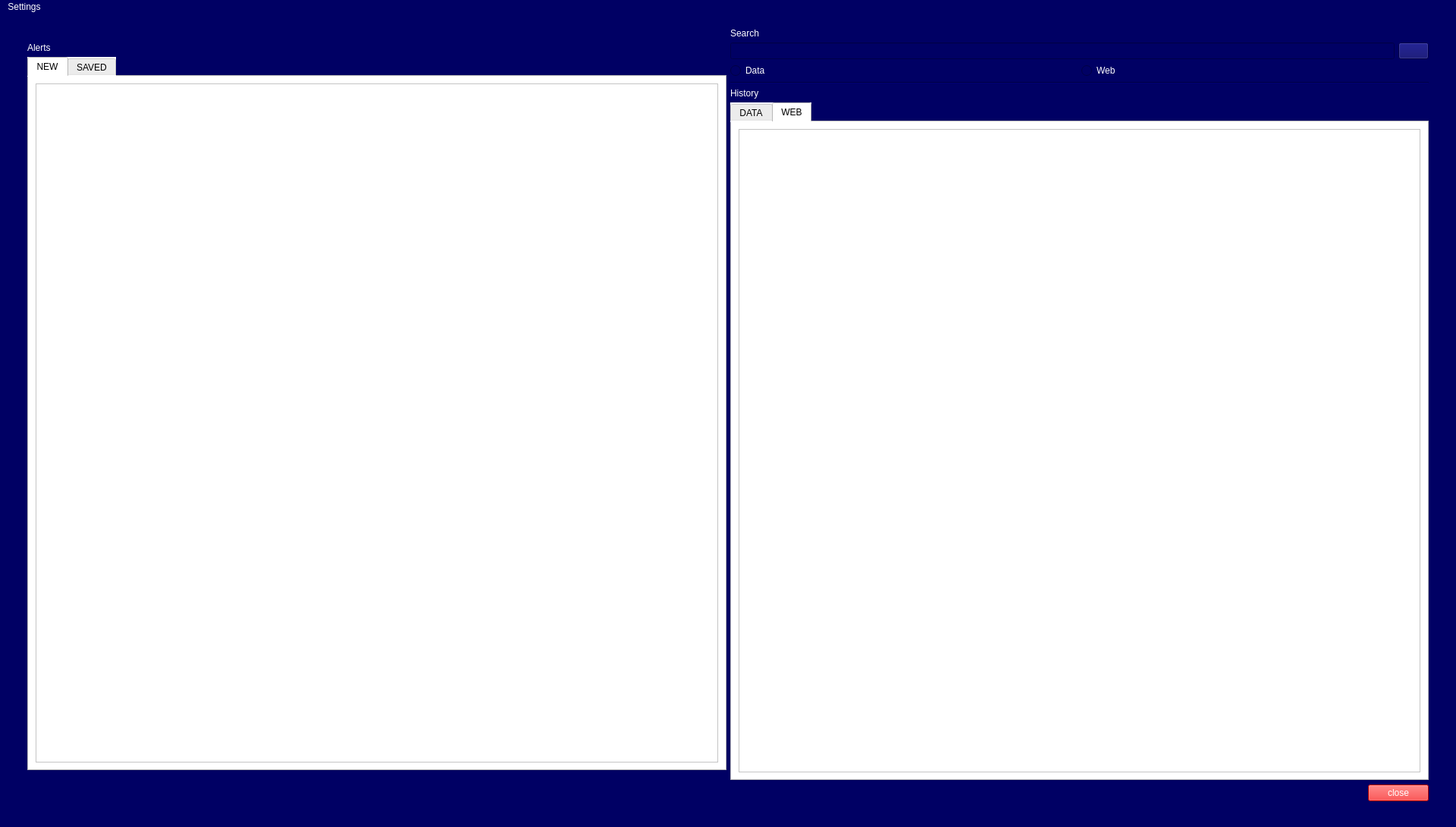
<?xml version="1.0" encoding="UTF-8"?>
<ui version="4.0">
 <class>MainWindow</class>
 <widget class="QMainWindow" name="MainWindow">
  <property name="geometry">
   <rect>
    <x>0</x>
    <y>0</y>
    <width>1920</width>
    <height>1090</height>
   </rect>
  </property>
  <property name="windowTitle">
   <string>MainWindow</string>
  </property>
  <property name="styleSheet">
   <string notr="true">background-color: rgb(0, 0, 100);
font: 12pt &quot;Tahoma&quot;;
color: rgb(255, 255, 255);
background-image: url(Facade.jpg);</string>
  </property>
  <widget class="QWidget" name="centralwidget">
   <layout class="QHBoxLayout" name="horizontalLayout_5">
    <property name="spacing">
     <number>5</number>
    </property>
    <property name="leftMargin">
     <number>36</number>
    </property>
    <property name="topMargin">
     <number>18</number>
    </property>
    <property name="rightMargin">
     <number>36</number>
    </property>
    <property name="bottomMargin">
     <number>12</number>
    </property>
    <item>
     <layout class="QVBoxLayout" name="verticalLayout">
      <property name="bottomMargin">
       <number>40</number>
      </property>
      <item>
       <widget class="QLabel" name="lblLogo">
        <property name="sizePolicy">
         <sizepolicy hsizetype="Minimum" vsizetype="Minimum">
          <horstretch>0</horstretch>
          <verstretch>0</verstretch>
         </sizepolicy>
        </property>
        <property name="maximumSize">
         <size>
          <width>80</width>
          <height>80</height>
         </size>
        </property>
        <property name="text">
         <string/>
        </property>
        <property name="pixmap">
         <pixmap>logo.png</pixmap>
        </property>
        <property name="scaledContents">
         <bool>true</bool>
        </property>
       </widget>
      </item>
      <item>
       <widget class="QLabel" name="label">
        <property name="styleSheet">
         <string notr="true">font: 14pt &quot;Tahoma&quot;;</string>
        </property>
        <property name="text">
         <string>Alerts</string>
        </property>
       </widget>
      </item>
      <item>
       <widget class="QTabWidget" name="alertsTabWidget">
        <property name="styleSheet">
         <string notr="true">color: rgb(0, 0, 0);
background-color: rgb(255, 255, 255);
font: 10pt &quot;Tahoma&quot;;
background-image:;</string>
        </property>
        <property name="currentIndex">
         <number>0</number>
        </property>
        <widget class="QWidget" name="newTab">
         <attribute name="title">
          <string>NEW</string>
         </attribute>
         <layout class="QHBoxLayout" name="horizontalLayout_3">
          <item>
           <widget class="QListWidget" name="newListWidget"/>
          </item>
         </layout>
        </widget>
        <widget class="QWidget" name="savedTab">
         <attribute name="title">
          <string>SAVED</string>
         </attribute>
         <layout class="QHBoxLayout" name="horizontalLayout_6">
          <item>
           <widget class="QListWidget" name="savedListWidget"/>
          </item>
         </layout>
        </widget>
       </widget>
      </item>
     </layout>
    </item>
    <item>
     <layout class="QVBoxLayout" name="verticalLayout_3">
      <item>
       <layout class="QVBoxLayout" name="verticalLayout_4">
        <item>
         <layout class="QVBoxLayout" name="verticalLayout_2">
          <item>
           <widget class="QLabel" name="label_2">
            <property name="styleSheet">
             <string notr="true">font: 14pt &quot;Tahoma&quot;;</string>
            </property>
            <property name="text">
             <string>Search</string>
            </property>
           </widget>
          </item>
          <item>
           <layout class="QHBoxLayout" name="horizontalLayout_2">
            <item>
             <widget class="QLineEdit" name="searchEdit"/>
            </item>
            <item>
             <widget class="QPushButton" name="searchButton">
              <property name="text">
               <string/>
              </property>
              <property name="icon">
               <iconset>
                <normaloff>images.png</normaloff>images.png</iconset>
              </property>
             </widget>
            </item>
           </layout>
          </item>
          <item>
           <layout class="QHBoxLayout" name="horizontalLayout">
            <item>
             <widget class="QRadioButton" name="dataButton">
              <property name="text">
               <string>Data</string>
              </property>
             </widget>
            </item>
            <item>
             <widget class="QRadioButton" name="webButton">
              <property name="text">
               <string>Web</string>
              </property>
             </widget>
            </item>
           </layout>
          </item>
          <item>
           <widget class="Line" name="line">
            <property name="orientation">
             <enum>Qt::Horizontal</enum>
            </property>
           </widget>
          </item>
         </layout>
        </item>
        <item>
         <widget class="QLabel" name="label_3">
          <property name="styleSheet">
           <string notr="true">font: 14pt &quot;Tahoma&quot;;</string>
          </property>
          <property name="text">
           <string>History</string>
          </property>
         </widget>
        </item>
        <item>
         <widget class="QTabWidget" name="historyTabWidget">
          <property name="styleSheet">
           <string notr="true">color: rgb(0, 0, 0);
background-color: rgb(255, 255, 255);
font: 10pt &quot;Tahoma&quot;;
background-image:;</string>
          </property>
          <property name="currentIndex">
           <number>1</number>
          </property>
          <widget class="QWidget" name="dataTab">
           <attribute name="title">
            <string>DATA</string>
           </attribute>
           <layout class="QHBoxLayout" name="horizontalLayout_7">
            <item>
             <widget class="QListWidget" name="dataListWidget"/>
            </item>
           </layout>
          </widget>
          <widget class="QWidget" name="webTab">
           <attribute name="title">
            <string>WEB</string>
           </attribute>
           <layout class="QHBoxLayout" name="horizontalLayout_8">
            <item>
             <widget class="QListWidget" name="webListWidget"/>
            </item>
           </layout>
          </widget>
         </widget>
        </item>
        <item>
         <layout class="QHBoxLayout" name="horizontalLayout_4"/>
        </item>
        <item alignment="Qt::AlignRight">
         <widget class="QPushButton" name="exitButton">
          <property name="styleSheet">
           <string notr="true">background-color: rgb(255, 0, 0);
font: 14pt &quot;Tahoma&quot;;
color: rgb(255, 255, 255);</string>
          </property>
          <property name="text">
           <string>close</string>
          </property>
         </widget>
        </item>
       </layout>
      </item>
     </layout>
    </item>
   </layout>
  </widget>
  <widget class="QMenuBar" name="menubar">
   <property name="geometry">
    <rect>
     <x>0</x>
     <y>0</y>
     <width>1920</width>
     <height>21</height>
    </rect>
   </property>
   <widget class="QMenu" name="menuSettings">
    <property name="title">
     <string>Settings</string>
    </property>
    <addaction name="actionSettings"/>
   </widget>
   <addaction name="menuSettings"/>
  </widget>
  <widget class="QStatusBar" name="statusbar"/>
  <action name="actionSettings">
   <property name="text">
    <string>Settings</string>
   </property>
  </action>
  <action name="actionExit">
   <property name="text">
    <string>Exit</string>
   </property>
  </action>
 </widget>
 <resources/>
 <connections/>
</ui>
